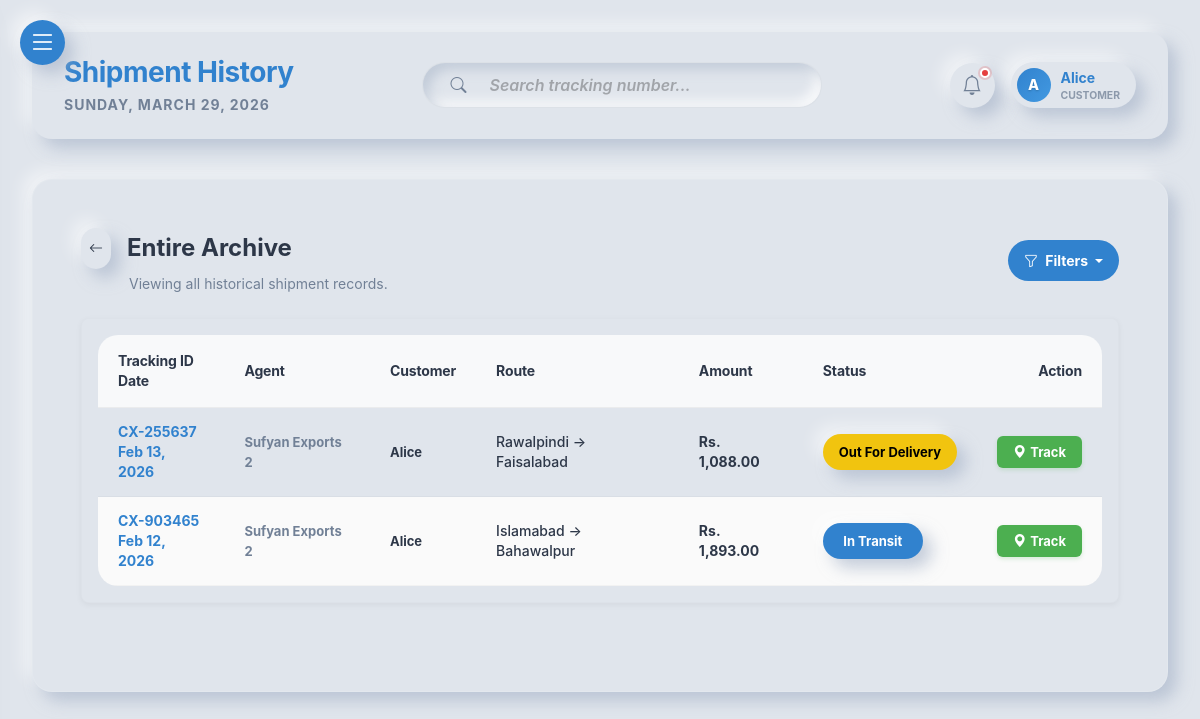
Page /customer/all_shipments.php?agent_id=3 (signed in) on the committed database.
### tables this page shows
CREATE TABLE `shipments` (
  `id` int(11) NOT NULL,
  `tracking_number` varchar(50) NOT NULL,
  `agent_id` int(11) DEFAULT NULL,
  `customer_id` int(11) NOT NULL,
  `origin_city_id` int(11) NOT NULL,
  `destination_city_id` int(11) NOT NULL,
  `recipient_name` varchar(100) NOT NULL,
  `recipient_phone` varchar(20) NOT NULL,
  `recipient_address` text NOT NULL,
  `weight` decimal(10,2) NOT NULL COMMENT 'Weight in kg',
  `price` decimal(10,2) NOT NULL,
  `status` enum('Pending','Picked Up','In Transit','Out For Delivery','Delivered','Returned','Cancelled') NOT NULL DEFAULT 'Pending',
  `created_at` timestamp NOT NULL DEFAULT current_timestamp(),
  `updated_at` timestamp NOT NULL DEFAULT current_timestamp() ON UPDATE current_timestamp()
);

CREATE TABLE `agents` (
  `id` int(11) NOT NULL,
  `name` varchar(100) NOT NULL,
  `company_name` varchar(150) NOT NULL,
  `username` varchar(50) DEFAULT NULL,
  `email` varchar(100) NOT NULL,
  `phone` varchar(20) NOT NULL,
  `password_hash` varchar(255) NOT NULL,
  `status` enum('active','inactive') NOT NULL DEFAULT 'active',
  `created_at` timestamp NOT NULL DEFAULT current_timestamp(),
  `profile_image` varchar(255) DEFAULT NULL
);

CREATE TABLE `customers` (
  `id` int(11) NOT NULL,
  `name` varchar(100) NOT NULL,
  `email` varchar(100) NOT NULL,
  `phone` varchar(20) NOT NULL,
  `password_hash` varchar(255) NOT NULL,
  `created_at` timestamp NOT NULL DEFAULT current_timestamp(),
  `profile_image` varchar(255) DEFAULT NULL
);

CREATE TABLE `cities` (
  `id` int(11) NOT NULL,
  `name` varchar(100) NOT NULL,
  `state` varchar(100) NOT NULL
);

### includes/functions.php (called while the page is built, shortened)
<?php
function escape($string)
{
    return htmlspecialchars($string, ENT_QUOTES, 'UTF-8');
}
function format_currency($amount)
{
    return 'Rs. ' . number_format((float) $amount, 2);
}
?>

### customer/all_shipments.php (the view, shortened to what this page needs)
<?php
require_once '../includes/db.php';
require_once '../includes/functions.php';
$customer_id = current_user_id();
try {
    $where = ["s.customer_id = ?"];
    $params = [$customer_id];
    if (!empty($_GET['agent_id'])) {
        $where[] = "s.agent_id = ?";
        $params[] = (int)$_GET['agent_id'];
    }
    $where_sql = implode(" AND ", $where);
    $stmt = $pdo->prepare("
        SELECT s.*,
               orig.name as origin_city, dest.name as dest_city,
               a.company_name as agent_name,
               c.name as customer_name
        FROM shipments s
        LEFT JOIN cities orig ON s.origin_city_id = orig.id
        LEFT JOIN cities dest ON s.destination_city_id = dest.id
        LEFT JOIN agents a ON s.agent_id = a.id
        LEFT JOIN customers c ON s.customer_id = c.id
        WHERE $where_sql
        ORDER BY s.created_at DESC
    ");
    $stmt->execute($params);
    $shipments = $stmt->fetchAll();
} catch (PDOException $e) {
    $msg = display_alert("Failed to load your shipments archive.", "danger");
    $shipments = [];
}
?>
<!DOCTYPE html>
<html lang="en">
<head>
    <link href="https://cdn.jsdelivr.net/npm/bootstrap@5.3.0/dist/css/bootstrap.min.css" rel="stylesheet">
    <link rel="stylesheet" href="https://cdn.jsdelivr.net/npm/bootstrap-icons@1.11.1/font/bootstrap-icons.css">
    <link rel="stylesheet" href="../assets/css/style.css">
    <link rel="stylesheet" href="../assets/css/neumorphism.css">
</head>
<body class="neumorphic-bg">
    <div class="admin-wrapper">
        <?php
        require_once '../includes/sidebar.php';
        ?>
        <main class="main-content">
            <?php
            require_once '../includes/top_header.php';
            ?>
            <div class="container-fluid px-0">
                <div class="neumorphic-card p-4 p-md-5 mb-5">
                    <div
                        class="d-flex flex-column flex-md-row justify-content-between align-items-md-center gap-3 mb-4">
                        <div>
                            <div class="d-flex align-items-center mb-1">
                                <a href="dashboard.php" class="btn btn-sm neumorphic-btn me-3 px-2">
                                    <i class="bi bi-arrow-left"></i>
                                </a>
                                <h4 class="fw-bold mb-0">Entire Archive</h4>
                            </div>
                            <p class="text-muted small mb-0 ms-5">Viewing all historical shipment records.</p>
                        </div>
                        <div class="d-flex align-items-center gap-2">
                            <div class="dropdown">
                                <button
                                    class="btn btn-sm <?= (isset($_GET['status']) || isset($_GET['agent_id']) || isset($_GET['min_amount'])) ? 'btn-primary' : 'neumorphic-btn' ?> dropdown-toggle px-3 fw-bold"
                                    data-bs-toggle="dropdown" data-bs-auto-close="outside">
                                    <i class="bi bi-funnel me-1"></i> Filters
                                </button>
                            </div>
                        </div>
                    </div>
                    <div class="premium-table-container mt-4">
                        <div class="table-responsive" id="archiveTableContainer">
                            <table class="premium-table">
                                <thead>
                                    <tr>
                                        <th>Tracking ID <br> Date</th>
                                        <th>Agent</th>
                                        <th>Customer</th>
                                        <th>Route</th>
                                        <th>Amount</th>
                                        <th>Status</th>
                                        <th class="text-end">Action</th>
                                    </tr>
                                </thead>
                                <tbody>
                                    <?php if (empty($shipments)): ?>
                                    <tr>
                                        <td colspan="8" class="text-center text-muted py-5">No shipments found in the
                                            archive.</td>
                                    </tr>
                                    <?php else: ?>
                                    <?php foreach ($shipments as $ship): ?>
                                    <tr class="shipment-row">
                                        <td class="fw-bold text-primary">
                                            <?= escape($ship['tracking_number']), "<br>", date('M d, Y', strtotime($ship['created_at'])) ?>
                                        </td>
                                        <td class="small fw-bold text-muted">
                                            <?= escape($ship['agent_name'] ?? 'Direct Admin')?></td>
                                        <td>
                                            <div class="fw-bold small"><?= escape($ship['customer_name']) ?></div>
                                        </td>
                                        <td class="fw-medium"><?= escape($ship['origin_city']) ?> &rarr;
                                            <?= escape($ship['dest_city']) ?></td>
                                        <td class="fw-bold"><?= format_currency($ship['price']) ?></td>
                                        <td>
                                            <?php
                                                $bg = match ($ship['status']) {
                                                    'Pending' => 'status-pending',
                                                    'Delivered' => 'status-delivered',
                                                    'Cancelled' => 'status-cancelled',
                                                    'Returned' => 'status-returned',
                                                    'Picked Up' => 'status-picked-up',
                                                    'Out For Delivery' => 'status-out-delivery',
                                                    default => 'status-transit'
                                                };
                                                ?>
                                            <span
                                                class="badge-neumorphic <?= $bg ?> small fw-bold"><?= escape($ship['status']) ?></span>
                                        </td>
                                        <td class="text-end">
                                            <a href="track_shipment.php?tracking_number=<?= $ship['tracking_number'] ?>" class="btn-track">
                                                <i class="bi bi-geo-alt-fill me-1"></i> Track
                                            </a>
                                        </td>
                                    </tr>
                                    <?php endforeach; ?>
                                    <?php endif; ?>
                                </tbody>
                            </table>
                        </div>
                    </div>
                </div>
            </div>
        </main>
    </div>
</body>
</html>

### assets/css/style.css (style rules this page uses)
:root { --bg-color: #e0e5ec; --text-primary: #2d3748; --text-muted: #718096; --primary-color: #3182ce; --primary-hover: #2b6cb0; --shadow-light-up: 9px 9px 16px rgba(163, 177, 198, 0.6), -9px -9px 16px rgba(255, 255, 255, 0.5); --shadow-light-in: inset 6px 6px 12px rgba(163, 177, 198, 0.5), inset -6px -6px 12px rgba(255, 255, 255, 0.8); --shadow-hover: 4px 4px 8px rgba(163, 177, 198, 0.6), -4px -4px 8px rgba(255, 255, 255, 0.5); --placeholder-color: rgba(0, 0, 0, 0.4); --border-radius-card: 20px; --border-radius-input: 12px; --border-radius-btn: 30px; }
body { background-color: var(--bg-color); color: var(--text-primary); font-family: 'Inter', -apple-system, BlinkMacSystemFont, 'Segoe UI', Roboto, Oxygen, Ubuntu, Cantarell, sans-serif; transition: background-color 0.3s ease, color 0.3s ease; }
.text-primary { color: var(--primary-color) !important; }
.text-muted { color: var(--text-muted) !important; }
.btn-primary { background-color: var(--primary-color); border: none; padding: 10px 24px; border-radius: var(--border-radius-btn); }
.admin-wrapper { display: flex; min-height: 100vh; background-color: var(--bg-color); position: relative; overflow-x: hidden; }
.main-content { flex-grow: 1; padding: 2.5rem; margin-left: 0 !important; width: 100% !important; transition: all 0.3s ease; min-height: 100vh; padding-top: 5rem; }
a { transition: color 0.2s ease-in-out; }
.table-responsive { border-radius: var(--border-radius-card); overflow-x: auto; -webkit-overflow-scrolling: touch; }
.fw-medium { font-weight: 500; }
html, body { overflow-x: hidden; width: 100%; }
.container, .container-fluid, .row { max-width: 100%; }
img, table { max-width: 100%; }
html { font-size: clamp(12px, 2vw, 16px); }
body, p, a, span, div, h1, h2, h3, h4, h5, h6, label { word-break: break-word; }
.btn, .btn-track, .btn-back, .neumorphic-btn, .nav-link { white-space: nowrap !important; }

### rows in the picture
shipments: tracking_number "CX-255637", created_at "Feb 13, 2026", agent.company_name "Sufyan Exports 2", customer.name "Alice", origin_city.name "Rawalpindi", destination_city.name "Faisalabad", price "Rs. 1,088.00", status "Out For Delivery"
shipments: tracking_number "CX-903465", created_at "Feb 12, 2026", agent.company_name "Sufyan Exports 2", customer.name "Alice", origin_city.name "Islamabad", destination_city.name "Bahawalpur", price "Rs. 1,893.00", status "In Transit"

### other values in the picture
$page_title "Shipment History"
$initials "A"
$u_name "Alice"
$u_role "CUSTOMER"
